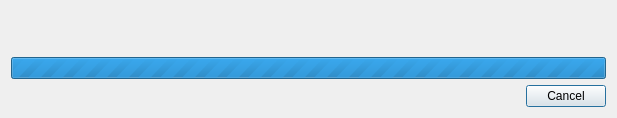
<?xml version="1.0" encoding="UTF-8"?>
<ui version="4.0">
 <class>DialogScanProgress</class>
 <widget class="QDialog" name="DialogScanProgress">
  <property name="geometry">
   <rect>
    <x>0</x>
    <y>0</y>
    <width>617</width>
    <height>117</height>
   </rect>
  </property>
  <property name="windowTitle">
   <string>Scan progress</string>
  </property>
  <layout class="QVBoxLayout" name="verticalLayout">
   <item>
    <layout class="QHBoxLayout" name="horizontalLayout_3">
     <item>
      <widget class="QLabel" name="labelTime">
       <property name="minimumSize">
        <size>
         <width>120</width>
         <height>0</height>
        </size>
       </property>
       <property name="maximumSize">
        <size>
         <width>120</width>
         <height>16777215</height>
        </size>
       </property>
       <property name="frameShape">
        <enum>QFrame::NoFrame</enum>
       </property>
       <property name="text">
        <string/>
       </property>
       <property name="alignment">
        <set>Qt::AlignCenter</set>
       </property>
      </widget>
     </item>
     <item>
      <spacer name="horizontalSpacer_3">
       <property name="orientation">
        <enum>Qt::Horizontal</enum>
       </property>
       <property name="sizeHint" stdset="0">
        <size>
         <width>40</width>
         <height>20</height>
        </size>
       </property>
      </spacer>
     </item>
     <item>
      <widget class="QLabel" name="labelTotal">
       <property name="minimumSize">
        <size>
         <width>70</width>
         <height>0</height>
        </size>
       </property>
       <property name="maximumSize">
        <size>
         <width>70</width>
         <height>16777215</height>
        </size>
       </property>
       <property name="frameShape">
        <enum>QFrame::NoFrame</enum>
       </property>
       <property name="text">
        <string/>
       </property>
       <property name="alignment">
        <set>Qt::AlignCenter</set>
       </property>
      </widget>
     </item>
     <item>
      <widget class="QLabel" name="labelCurrent">
       <property name="minimumSize">
        <size>
         <width>70</width>
         <height>0</height>
        </size>
       </property>
       <property name="maximumSize">
        <size>
         <width>70</width>
         <height>16777215</height>
        </size>
       </property>
       <property name="frameShape">
        <enum>QFrame::NoFrame</enum>
       </property>
       <property name="text">
        <string/>
       </property>
       <property name="alignment">
        <set>Qt::AlignCenter</set>
       </property>
      </widget>
     </item>
     <item>
      <widget class="QLabel" name="labelThreads">
       <property name="minimumSize">
        <size>
         <width>70</width>
         <height>0</height>
        </size>
       </property>
       <property name="maximumSize">
        <size>
         <width>70</width>
         <height>16777215</height>
        </size>
       </property>
       <property name="frameShape">
        <enum>QFrame::NoFrame</enum>
       </property>
       <property name="text">
        <string/>
       </property>
       <property name="alignment">
        <set>Qt::AlignCenter</set>
       </property>
      </widget>
     </item>
    </layout>
   </item>
   <item>
    <widget class="QLabel" name="labelCurrentStatus">
     <property name="frameShape">
      <enum>QFrame::NoFrame</enum>
     </property>
     <property name="frameShadow">
      <enum>QFrame::Plain</enum>
     </property>
     <property name="text">
      <string/>
     </property>
     <property name="alignment">
      <set>Qt::AlignLeading|Qt::AlignLeft|Qt::AlignVCenter</set>
     </property>
    </widget>
   </item>
   <item>
    <widget class="QProgressBar" name="progressBarTotal">
     <property name="maximum">
      <number>0</number>
     </property>
     <property name="value">
      <number>0</number>
     </property>
     <property name="alignment">
      <set>Qt::AlignCenter</set>
     </property>
     <property name="format">
      <string>%v/%m</string>
     </property>
    </widget>
   </item>
   <item>
    <layout class="QHBoxLayout" name="horizontalLayout_4">
     <item>
      <spacer name="horizontalSpacer_4">
       <property name="orientation">
        <enum>Qt::Horizontal</enum>
       </property>
       <property name="sizeHint" stdset="0">
        <size>
         <width>40</width>
         <height>20</height>
        </size>
       </property>
      </spacer>
     </item>
     <item>
      <widget class="QPushButton" name="pushButtonCancel">
       <property name="text">
        <string>Cancel</string>
       </property>
      </widget>
     </item>
    </layout>
   </item>
  </layout>
 </widget>
 <resources/>
 <connections/>
</ui>
